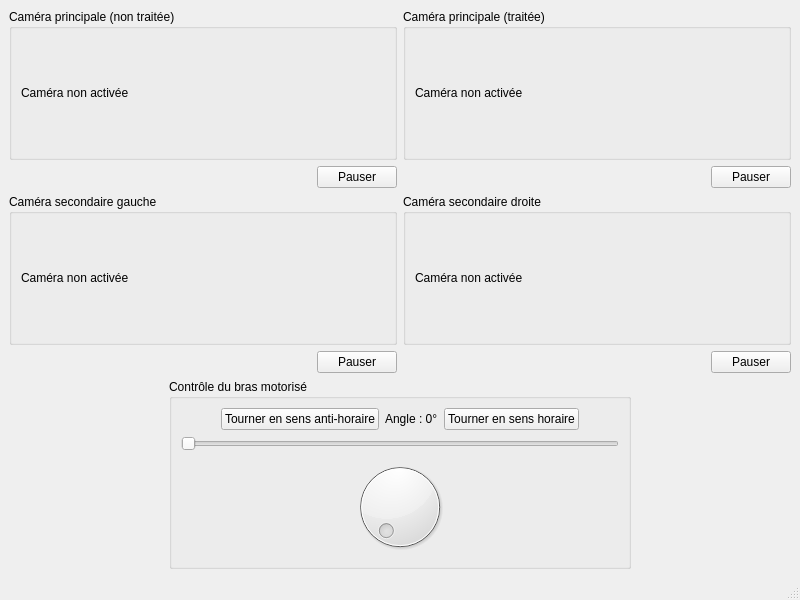
<?xml version="1.0" encoding="UTF-8"?>
<ui version="4.0">
 <class>MainWindow</class>
 <widget class="QMainWindow" name="MainWindow">
  <property name="geometry">
   <rect>
    <x>0</x>
    <y>0</y>
    <width>800</width>
    <height>600</height>
   </rect>
  </property>
  <property name="windowTitle">
   <string>MainWindow</string>
  </property>
  <widget class="QWidget" name="centralwidget">
   <layout class="QVBoxLayout" name="verticalLayout" stretch="2,0">
    <item>
     <layout class="QGridLayout" name="gridLayout_2">
      <item row="0" column="0">
       <widget class="QGroupBox" name="groupBox_3">
        <property name="title">
         <string>Caméra principale (non traitée)</string>
        </property>
        <layout class="QHBoxLayout" name="horizontalLayout_5">
         <item>
          <widget class="QLabel" name="label_camera1">
           <property name="text">
            <string>Caméra non activée</string>
           </property>
          </widget>
         </item>
        </layout>
       </widget>
      </item>
      <item row="3" column="0">
       <widget class="QGroupBox" name="groupBox">
        <property name="title">
         <string>Caméra secondaire gauche</string>
        </property>
        <layout class="QHBoxLayout" name="horizontalLayout_6">
         <item>
          <widget class="QLabel" name="label_camera2">
           <property name="text">
            <string>Caméra non activée</string>
           </property>
          </widget>
         </item>
        </layout>
       </widget>
      </item>
      <item row="0" column="1">
       <widget class="QGroupBox" name="groupBox_4">
        <property name="title">
         <string>Caméra principale (traitée)</string>
        </property>
        <layout class="QHBoxLayout" name="horizontalLayout_4">
         <item>
          <widget class="QLabel" name="label_cameraTraitee">
           <property name="text">
            <string>Caméra non activée</string>
           </property>
          </widget>
         </item>
        </layout>
       </widget>
      </item>
      <item row="3" column="1">
       <widget class="QGroupBox" name="groupBox_2">
        <property name="title">
         <string>Caméra secondaire droite</string>
        </property>
        <layout class="QHBoxLayout" name="horizontalLayout_7">
         <item>
          <widget class="QLabel" name="label_camera3">
           <property name="text">
            <string>Caméra non activée</string>
           </property>
          </widget>
         </item>
        </layout>
       </widget>
      </item>
      <item row="1" column="1">
       <layout class="QHBoxLayout" name="horizontalLayout_8">
        <item>
         <spacer name="horizontalSpacer_5">
          <property name="orientation">
           <enum>Qt::Horizontal</enum>
          </property>
          <property name="sizeHint" stdset="0">
           <size>
            <width>40</width>
            <height>20</height>
           </size>
          </property>
         </spacer>
        </item>
        <item>
         <widget class="QPushButton" name="pushButton_cameraTraitee">
          <property name="text">
           <string>Pauser</string>
          </property>
          <property name="icon">
           <iconset>
            <normaloff>icones/icon-pause-white.png</normaloff>icones/icon-pause-white.png</iconset>
          </property>
         </widget>
        </item>
       </layout>
      </item>
      <item row="1" column="0">
       <layout class="QHBoxLayout" name="horizontalLayout_3">
        <item>
         <spacer name="horizontalSpacer_4">
          <property name="orientation">
           <enum>Qt::Horizontal</enum>
          </property>
          <property name="sizeHint" stdset="0">
           <size>
            <width>40</width>
            <height>20</height>
           </size>
          </property>
         </spacer>
        </item>
        <item>
         <widget class="QPushButton" name="pushButton_camera1">
          <property name="text">
           <string>Pauser</string>
          </property>
          <property name="icon">
           <iconset>
            <normaloff>icones/icon-pause-white.png</normaloff>icones/icon-pause-white.png</iconset>
          </property>
         </widget>
        </item>
       </layout>
      </item>
      <item row="4" column="0">
       <layout class="QHBoxLayout" name="horizontalLayout_9">
        <item>
         <spacer name="horizontalSpacer_6">
          <property name="orientation">
           <enum>Qt::Horizontal</enum>
          </property>
          <property name="sizeHint" stdset="0">
           <size>
            <width>40</width>
            <height>20</height>
           </size>
          </property>
         </spacer>
        </item>
        <item>
         <widget class="QPushButton" name="pushButton_camera2">
          <property name="text">
           <string>Pauser</string>
          </property>
          <property name="icon">
           <iconset>
            <normaloff>icones/icon-pause-white.png</normaloff>icones/icon-pause-white.png</iconset>
          </property>
         </widget>
        </item>
       </layout>
      </item>
      <item row="4" column="1">
       <layout class="QHBoxLayout" name="horizontalLayout_10">
        <item>
         <spacer name="horizontalSpacer_7">
          <property name="orientation">
           <enum>Qt::Horizontal</enum>
          </property>
          <property name="sizeHint" stdset="0">
           <size>
            <width>40</width>
            <height>20</height>
           </size>
          </property>
         </spacer>
        </item>
        <item>
         <widget class="QPushButton" name="pushButton_camera3">
          <property name="text">
           <string>Pauser</string>
          </property>
          <property name="icon">
           <iconset>
            <normaloff>icones/icon-pause-white.png</normaloff>icones/icon-pause-white.png</iconset>
          </property>
         </widget>
        </item>
       </layout>
      </item>
     </layout>
    </item>
    <item>
     <layout class="QHBoxLayout" name="horizontalLayout">
      <item>
       <spacer name="horizontalSpacer_3">
        <property name="orientation">
         <enum>Qt::Horizontal</enum>
        </property>
        <property name="sizeHint" stdset="0">
         <size>
          <width>40</width>
          <height>20</height>
         </size>
        </property>
       </spacer>
      </item>
      <item>
       <widget class="QGroupBox" name="groupBox_5">
        <property name="title">
         <string>Contrôle du bras motorisé</string>
        </property>
        <layout class="QVBoxLayout" name="verticalLayout_2">
         <item>
          <layout class="QHBoxLayout" name="horizontalLayout_11">
           <item>
            <spacer name="horizontalSpacer">
             <property name="orientation">
              <enum>Qt::Horizontal</enum>
             </property>
             <property name="sizeHint" stdset="0">
              <size>
               <width>40</width>
               <height>20</height>
              </size>
             </property>
            </spacer>
           </item>
           <item>
            <widget class="QPushButton" name="pushButton_rotateLeft">
             <property name="text">
              <string>Tourner en sens anti-horaire</string>
             </property>
             <property name="icon">
              <iconset>
               <normaloff>icones/icon-rotate-left-white.png</normaloff>icones/icon-rotate-left-white.png</iconset>
             </property>
            </widget>
           </item>
           <item>
            <widget class="QLabel" name="label_angle">
             <property name="text">
              <string>Angle : 0°</string>
             </property>
            </widget>
           </item>
           <item>
            <widget class="QPushButton" name="pushButton_rotateRight">
             <property name="text">
              <string>Tourner en sens horaire</string>
             </property>
             <property name="icon">
              <iconset>
               <normaloff>icones/icon-rotate-right-white.png</normaloff>icones/icon-rotate-right-white.png</iconset>
             </property>
            </widget>
           </item>
           <item>
            <spacer name="horizontalSpacer_2">
             <property name="orientation">
              <enum>Qt::Horizontal</enum>
             </property>
             <property name="sizeHint" stdset="0">
              <size>
               <width>40</width>
               <height>20</height>
              </size>
             </property>
            </spacer>
           </item>
          </layout>
         </item>
         <item>
          <widget class="QSlider" name="horizontalSlider">
           <property name="orientation">
            <enum>Qt::Horizontal</enum>
           </property>
          </widget>
         </item>
         <item>
          <widget class="QDial" name="dial"/>
         </item>
        </layout>
       </widget>
      </item>
      <item>
       <spacer name="horizontalSpacer_8">
        <property name="orientation">
         <enum>Qt::Horizontal</enum>
        </property>
        <property name="sizeHint" stdset="0">
         <size>
          <width>40</width>
          <height>20</height>
         </size>
        </property>
       </spacer>
      </item>
     </layout>
    </item>
   </layout>
  </widget>
  <widget class="QMenuBar" name="menubar">
   <property name="geometry">
    <rect>
     <x>0</x>
     <y>0</y>
     <width>800</width>
     <height>21</height>
    </rect>
   </property>
  </widget>
  <widget class="QStatusBar" name="statusbar"/>
 </widget>
 <resources/>
 <connections/>
</ui>
